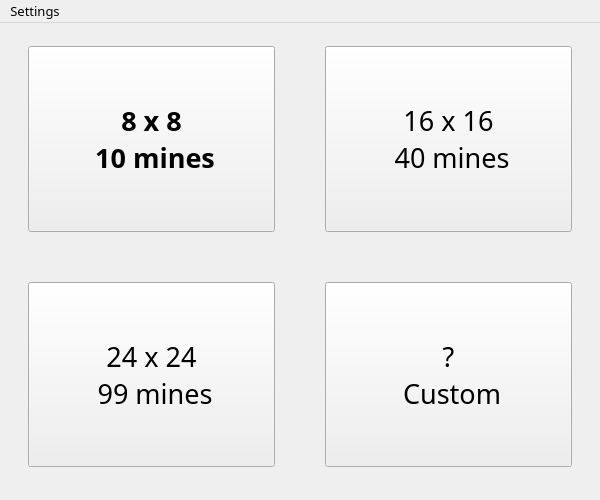
<?xml version="1.0" encoding="UTF-8"?>
<ui version="4.0">
 <class>MainWindow</class>
 <widget class="QMainWindow" name="MainWindow">
  <property name="geometry">
   <rect>
    <x>0</x>
    <y>0</y>
    <width>600</width>
    <height>500</height>
   </rect>
  </property>
  <property name="minimumSize">
   <size>
    <width>600</width>
    <height>500</height>
   </size>
  </property>
  <property name="maximumSize">
   <size>
    <width>600</width>
    <height>500</height>
   </size>
  </property>
  <property name="baseSize">
   <size>
    <width>500</width>
    <height>500</height>
   </size>
  </property>
  <property name="mouseTracking">
   <bool>false</bool>
  </property>
  <property name="windowTitle">
   <string>MainWindow</string>
  </property>
  <widget class="QWidget" name="centralwidget">
   <layout class="QGridLayout" name="gridLayout_2">
    <item row="0" column="1">
     <widget class="QStackedWidget" name="stackedWidget">
      <property name="currentIndex">
       <number>0</number>
      </property>
      <widget class="QWidget" name="mainPage">
       <layout class="QGridLayout" name="gridLayout_3">
        <item row="0" column="0">
         <layout class="QGridLayout" name="gridLayout">
          <property name="leftMargin">
           <number>10</number>
          </property>
          <property name="topMargin">
           <number>5</number>
          </property>
          <property name="rightMargin">
           <number>10</number>
          </property>
          <property name="bottomMargin">
           <number>15</number>
          </property>
          <property name="spacing">
           <number>50</number>
          </property>
          <item row="0" column="1">
           <widget class="QPushButton" name="mode2">
            <property name="minimumSize">
             <size>
              <width>150</width>
              <height>150</height>
             </size>
            </property>
            <property name="maximumSize">
             <size>
              <width>500</width>
              <height>500</height>
             </size>
            </property>
            <property name="font">
             <font>
              <family>Showcard Gothic</family>
              <pointsize>20</pointsize>
             </font>
            </property>
            <property name="cursor">
             <cursorShape>PointingHandCursor</cursorShape>
            </property>
            <property name="text">
             <string>16 x 16 
 40 mines</string>
            </property>
           </widget>
          </item>
          <item row="1" column="1">
           <widget class="QPushButton" name="customMode">
            <property name="minimumSize">
             <size>
              <width>150</width>
              <height>150</height>
             </size>
            </property>
            <property name="maximumSize">
             <size>
              <width>500</width>
              <height>500</height>
             </size>
            </property>
            <property name="font">
             <font>
              <family>Showcard Gothic</family>
              <pointsize>20</pointsize>
             </font>
            </property>
            <property name="cursor">
             <cursorShape>PointingHandCursor</cursorShape>
            </property>
            <property name="text">
             <string>? 
 Custom</string>
            </property>
           </widget>
          </item>
          <item row="1" column="0">
           <widget class="QPushButton" name="mode3">
            <property name="minimumSize">
             <size>
              <width>150</width>
              <height>150</height>
             </size>
            </property>
            <property name="maximumSize">
             <size>
              <width>500</width>
              <height>500</height>
             </size>
            </property>
            <property name="font">
             <font>
              <family>Showcard Gothic</family>
              <pointsize>20</pointsize>
              <weight>50</weight>
              <bold>false</bold>
             </font>
            </property>
            <property name="cursor">
             <cursorShape>PointingHandCursor</cursorShape>
            </property>
            <property name="text">
             <string>24 x 24 
 99 mines</string>
            </property>
           </widget>
          </item>
          <item row="0" column="0">
           <widget class="QPushButton" name="mode1">
            <property name="minimumSize">
             <size>
              <width>150</width>
              <height>150</height>
             </size>
            </property>
            <property name="maximumSize">
             <size>
              <width>500</width>
              <height>500</height>
             </size>
            </property>
            <property name="font">
             <font>
              <family>Showcard Gothic</family>
              <pointsize>20</pointsize>
              <weight>75</weight>
              <italic>false</italic>
              <bold>true</bold>
              <underline>false</underline>
              <strikeout>false</strikeout>
             </font>
            </property>
            <property name="cursor">
             <cursorShape>PointingHandCursor</cursorShape>
            </property>
            <property name="autoFillBackground">
             <bool>false</bool>
            </property>
            <property name="text">
             <string>8 x 8 
 10 mines</string>
            </property>
            <property name="iconSize">
             <size>
              <width>50</width>
              <height>50</height>
             </size>
            </property>
           </widget>
          </item>
         </layout>
        </item>
       </layout>
      </widget>
      <widget class="QWidget" name="gamePage">
       <layout class="QVBoxLayout" name="verticalLayout_2">
        <item>
         <layout class="QGridLayout" name="buttonsLayout">
          <item row="0" column="0" rowspan="6">
           <layout class="QGridLayout" name="gridLayout_4"/>
          </item>
          <item row="5" column="1">
           <layout class="QVBoxLayout" name="verticalLayout_6">
            <property name="sizeConstraint">
             <enum>QLayout::SetMinimumSize</enum>
            </property>
            <property name="leftMargin">
             <number>0</number>
            </property>
            <item>
             <spacer name="verticalSpacer">
              <property name="orientation">
               <enum>Qt::Vertical</enum>
              </property>
              <property name="sizeHint" stdset="0">
               <size>
                <width>20</width>
                <height>40</height>
               </size>
              </property>
             </spacer>
            </item>
            <item>
             <widget class="QPushButton" name="startOver_4">
              <property name="sizePolicy">
               <sizepolicy hsizetype="Minimum" vsizetype="Minimum">
                <horstretch>0</horstretch>
                <verstretch>0</verstretch>
               </sizepolicy>
              </property>
              <property name="maximumSize">
               <size>
                <width>200</width>
                <height>200</height>
               </size>
              </property>
              <property name="font">
               <font>
                <family>Showcard Gothic</family>
                <pointsize>10</pointsize>
               </font>
              </property>
              <property name="cursor">
               <cursorShape>PointingHandCursor</cursorShape>
              </property>
              <property name="text">
               <string>Start Over</string>
              </property>
             </widget>
            </item>
            <item>
             <widget class="QPushButton" name="changeDifficulty">
              <property name="sizePolicy">
               <sizepolicy hsizetype="Minimum" vsizetype="Minimum">
                <horstretch>0</horstretch>
                <verstretch>0</verstretch>
               </sizepolicy>
              </property>
              <property name="maximumSize">
               <size>
                <width>200</width>
                <height>200</height>
               </size>
              </property>
              <property name="font">
               <font>
                <family>Showcard Gothic</family>
                <pointsize>10</pointsize>
               </font>
              </property>
              <property name="cursor">
               <cursorShape>PointingHandCursor</cursorShape>
              </property>
              <property name="text">
               <string>Change Difficulty</string>
              </property>
             </widget>
            </item>
            <item>
             <widget class="QPushButton" name="pause">
              <property name="sizePolicy">
               <sizepolicy hsizetype="Minimum" vsizetype="Minimum">
                <horstretch>0</horstretch>
                <verstretch>0</verstretch>
               </sizepolicy>
              </property>
              <property name="maximumSize">
               <size>
                <width>200</width>
                <height>200</height>
               </size>
              </property>
              <property name="font">
               <font>
                <family>Showcard Gothic</family>
                <pointsize>10</pointsize>
               </font>
              </property>
              <property name="cursor">
               <cursorShape>PointingHandCursor</cursorShape>
              </property>
              <property name="text">
               <string>Pause</string>
              </property>
             </widget>
            </item>
           </layout>
          </item>
         </layout>
        </item>
       </layout>
      </widget>
     </widget>
    </item>
   </layout>
  </widget>
  <widget class="QMenuBar" name="menubar">
   <property name="geometry">
    <rect>
     <x>0</x>
     <y>0</y>
     <width>600</width>
     <height>23</height>
    </rect>
   </property>
   <property name="font">
    <font>
     <family>Showcard Gothic</family>
     <pointsize>10</pointsize>
    </font>
   </property>
   <property name="cursor">
    <cursorShape>PointingHandCursor</cursorShape>
   </property>
   <widget class="QMenu" name="menuSettings">
    <property name="title">
     <string>Settings</string>
    </property>
    <addaction name="actionScores"/>
    <addaction name="actionAppearance"/>
   </widget>
   <addaction name="menuSettings"/>
  </widget>
  <action name="actionScores">
   <property name="text">
    <string>Scores</string>
   </property>
   <property name="font">
    <font>
     <family>Showcard Gothic</family>
    </font>
   </property>
  </action>
  <action name="actionAppearance">
   <property name="text">
    <string>Appearance</string>
   </property>
   <property name="font">
    <font>
     <family>Showcard Gothic</family>
    </font>
   </property>
   <property name="menuRole">
    <enum>QAction::AboutQtRole</enum>
   </property>
  </action>
 </widget>
 <resources/>
 <connections/>
</ui>
